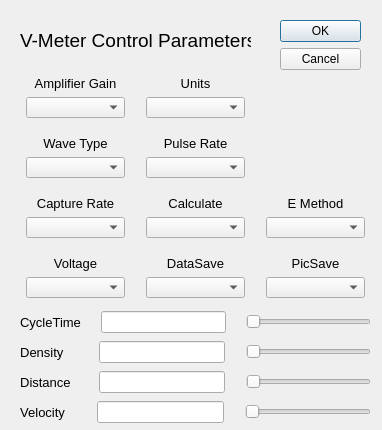
<?xml version="1.0" encoding="UTF-8"?>
<ui version="4.0">
 <class>Control_Dialog</class>
 <widget class="QDialog" name="Control_Dialog">
  <property name="geometry">
   <rect>
    <x>0</x>
    <y>0</y>
    <width>382</width>
    <height>430</height>
   </rect>
  </property>
  <property name="windowTitle">
   <string>Dialog</string>
  </property>
  <widget class="QDialogButtonBox" name="buttonBox">
   <property name="geometry">
    <rect>
     <x>280</x>
     <y>20</y>
     <width>81</width>
     <height>241</height>
    </rect>
   </property>
   <property name="orientation">
    <enum>Qt::Vertical</enum>
   </property>
   <property name="standardButtons">
    <set>QDialogButtonBox::Cancel|QDialogButtonBox::Ok</set>
   </property>
  </widget>
  <widget class="QWidget" name="layoutWidget">
   <property name="geometry">
    <rect>
     <x>20</x>
     <y>130</y>
     <width>111</width>
     <height>54</height>
    </rect>
   </property>
   <layout class="QFormLayout" name="formLayoutWave">
    <property name="labelAlignment">
     <set>Qt::AlignCenter</set>
    </property>
    <property name="formAlignment">
     <set>Qt::AlignJustify|Qt::AlignVCenter</set>
    </property>
    <property name="leftMargin">
     <number>6</number>
    </property>
    <property name="topMargin">
     <number>6</number>
    </property>
    <property name="rightMargin">
     <number>6</number>
    </property>
    <property name="bottomMargin">
     <number>6</number>
    </property>
    <item row="1" column="0" colspan="2">
     <widget class="QComboBox" name="comboBoxWaveType"/>
    </item>
    <item row="0" column="0" colspan="2">
     <widget class="QLabel" name="lblWaveType">
      <property name="font">
       <font>
        <pointsize>10</pointsize>
       </font>
      </property>
      <property name="text">
       <string>Wave Type</string>
      </property>
      <property name="alignment">
       <set>Qt::AlignCenter</set>
      </property>
     </widget>
    </item>
   </layout>
  </widget>
  <widget class="QWidget" name="layoutWidget_2">
   <property name="geometry">
    <rect>
     <x>20</x>
     <y>190</y>
     <width>111</width>
     <height>54</height>
    </rect>
   </property>
   <layout class="QFormLayout" name="formLayoutCaptureRate">
    <property name="labelAlignment">
     <set>Qt::AlignCenter</set>
    </property>
    <property name="formAlignment">
     <set>Qt::AlignJustify|Qt::AlignVCenter</set>
    </property>
    <property name="leftMargin">
     <number>6</number>
    </property>
    <property name="topMargin">
     <number>6</number>
    </property>
    <property name="rightMargin">
     <number>6</number>
    </property>
    <property name="bottomMargin">
     <number>6</number>
    </property>
    <item row="1" column="0" colspan="2">
     <widget class="QComboBox" name="comboBoxCaptureRate"/>
    </item>
    <item row="0" column="0" colspan="2">
     <widget class="QLabel" name="lblCaptRate">
      <property name="font">
       <font>
        <pointsize>10</pointsize>
       </font>
      </property>
      <property name="text">
       <string>Capture Rate</string>
      </property>
      <property name="alignment">
       <set>Qt::AlignCenter</set>
      </property>
     </widget>
    </item>
   </layout>
  </widget>
  <widget class="QWidget" name="layoutWidget_3">
   <property name="geometry">
    <rect>
     <x>140</x>
     <y>70</y>
     <width>111</width>
     <height>54</height>
    </rect>
   </property>
   <layout class="QFormLayout" name="formLayoutUnits">
    <property name="labelAlignment">
     <set>Qt::AlignCenter</set>
    </property>
    <property name="formAlignment">
     <set>Qt::AlignJustify|Qt::AlignVCenter</set>
    </property>
    <property name="leftMargin">
     <number>6</number>
    </property>
    <property name="topMargin">
     <number>6</number>
    </property>
    <property name="rightMargin">
     <number>6</number>
    </property>
    <property name="bottomMargin">
     <number>6</number>
    </property>
    <item row="1" column="0" colspan="2">
     <widget class="QComboBox" name="comboBoxUnits"/>
    </item>
    <item row="0" column="0" colspan="2">
     <widget class="QLabel" name="lblUnits">
      <property name="font">
       <font>
        <pointsize>10</pointsize>
       </font>
      </property>
      <property name="text">
       <string>Units</string>
      </property>
      <property name="alignment">
       <set>Qt::AlignCenter</set>
      </property>
     </widget>
    </item>
   </layout>
  </widget>
  <widget class="QWidget" name="layoutWidget_4">
   <property name="geometry">
    <rect>
     <x>140</x>
     <y>130</y>
     <width>111</width>
     <height>54</height>
    </rect>
   </property>
   <layout class="QFormLayout" name="formLayoutPulseRate">
    <property name="labelAlignment">
     <set>Qt::AlignCenter</set>
    </property>
    <property name="formAlignment">
     <set>Qt::AlignJustify|Qt::AlignVCenter</set>
    </property>
    <property name="leftMargin">
     <number>6</number>
    </property>
    <property name="topMargin">
     <number>6</number>
    </property>
    <property name="rightMargin">
     <number>6</number>
    </property>
    <property name="bottomMargin">
     <number>6</number>
    </property>
    <item row="1" column="0" colspan="2">
     <widget class="QComboBox" name="comboBoxPulseRate"/>
    </item>
    <item row="0" column="0" colspan="2">
     <widget class="QLabel" name="lblPulseRate">
      <property name="font">
       <font>
        <pointsize>10</pointsize>
       </font>
      </property>
      <property name="text">
       <string>Pulse Rate</string>
      </property>
      <property name="alignment">
       <set>Qt::AlignCenter</set>
      </property>
     </widget>
    </item>
   </layout>
  </widget>
  <widget class="QWidget" name="layoutWidget_5">
   <property name="geometry">
    <rect>
     <x>140</x>
     <y>190</y>
     <width>111</width>
     <height>54</height>
    </rect>
   </property>
   <layout class="QFormLayout" name="formLayoutCalc">
    <property name="labelAlignment">
     <set>Qt::AlignCenter</set>
    </property>
    <property name="formAlignment">
     <set>Qt::AlignJustify|Qt::AlignVCenter</set>
    </property>
    <property name="leftMargin">
     <number>6</number>
    </property>
    <property name="topMargin">
     <number>6</number>
    </property>
    <property name="rightMargin">
     <number>6</number>
    </property>
    <property name="bottomMargin">
     <number>6</number>
    </property>
    <item row="1" column="0" colspan="2">
     <widget class="QComboBox" name="comboBoxCalcVar"/>
    </item>
    <item row="0" column="0" colspan="2">
     <widget class="QLabel" name="lblCalcVar">
      <property name="font">
       <font>
        <pointsize>10</pointsize>
       </font>
      </property>
      <property name="text">
       <string>Calculate</string>
      </property>
      <property name="alignment">
       <set>Qt::AlignCenter</set>
      </property>
     </widget>
    </item>
   </layout>
  </widget>
  <widget class="QWidget" name="layoutWidget_6">
   <property name="geometry">
    <rect>
     <x>260</x>
     <y>190</y>
     <width>111</width>
     <height>54</height>
    </rect>
   </property>
   <layout class="QFormLayout" name="formLayoutEMethod">
    <property name="labelAlignment">
     <set>Qt::AlignCenter</set>
    </property>
    <property name="formAlignment">
     <set>Qt::AlignJustify|Qt::AlignVCenter</set>
    </property>
    <property name="leftMargin">
     <number>6</number>
    </property>
    <property name="topMargin">
     <number>6</number>
    </property>
    <property name="rightMargin">
     <number>6</number>
    </property>
    <property name="bottomMargin">
     <number>6</number>
    </property>
    <item row="1" column="0" colspan="2">
     <widget class="QComboBox" name="comboBoxEMethod"/>
    </item>
    <item row="0" column="0" colspan="2">
     <widget class="QLabel" name="lblEMethod">
      <property name="font">
       <font>
        <pointsize>10</pointsize>
       </font>
      </property>
      <property name="text">
       <string>E Method</string>
      </property>
      <property name="alignment">
       <set>Qt::AlignCenter</set>
      </property>
     </widget>
    </item>
   </layout>
  </widget>
  <widget class="QLabel" name="cdTitle">
   <property name="geometry">
    <rect>
     <x>20</x>
     <y>20</y>
     <width>231</width>
     <height>41</height>
    </rect>
   </property>
   <property name="font">
    <font>
     <pointsize>14</pointsize>
    </font>
   </property>
   <property name="text">
    <string>V-Meter Control Parameters</string>
   </property>
  </widget>
  <widget class="QWidget" name="layoutWidget">
   <property name="geometry">
    <rect>
     <x>20</x>
     <y>70</y>
     <width>111</width>
     <height>54</height>
    </rect>
   </property>
   <layout class="QFormLayout" name="formLayoutGain">
    <property name="labelAlignment">
     <set>Qt::AlignCenter</set>
    </property>
    <property name="formAlignment">
     <set>Qt::AlignJustify|Qt::AlignVCenter</set>
    </property>
    <property name="leftMargin">
     <number>6</number>
    </property>
    <property name="topMargin">
     <number>6</number>
    </property>
    <property name="rightMargin">
     <number>6</number>
    </property>
    <property name="bottomMargin">
     <number>6</number>
    </property>
    <item row="1" column="0" colspan="2">
     <widget class="QComboBox" name="comboBoxAmpGain"/>
    </item>
    <item row="0" column="0" colspan="2">
     <widget class="QLabel" name="lblAmpGain">
      <property name="font">
       <font>
        <pointsize>10</pointsize>
       </font>
      </property>
      <property name="text">
       <string>Amplifier Gain</string>
      </property>
      <property name="alignment">
       <set>Qt::AlignCenter</set>
      </property>
     </widget>
    </item>
   </layout>
  </widget>
  <widget class="QWidget" name="layoutWidget_7">
   <property name="geometry">
    <rect>
     <x>20</x>
     <y>250</y>
     <width>111</width>
     <height>54</height>
    </rect>
   </property>
   <layout class="QFormLayout" name="formVoltage">
    <property name="labelAlignment">
     <set>Qt::AlignCenter</set>
    </property>
    <property name="formAlignment">
     <set>Qt::AlignJustify|Qt::AlignVCenter</set>
    </property>
    <property name="leftMargin">
     <number>6</number>
    </property>
    <property name="topMargin">
     <number>6</number>
    </property>
    <property name="rightMargin">
     <number>6</number>
    </property>
    <property name="bottomMargin">
     <number>6</number>
    </property>
    <item row="1" column="0" colspan="2">
     <widget class="QComboBox" name="comboBoxVoltage"/>
    </item>
    <item row="0" column="0" colspan="2">
     <widget class="QLabel" name="lblVoltage">
      <property name="font">
       <font>
        <pointsize>10</pointsize>
       </font>
      </property>
      <property name="text">
       <string>Voltage</string>
      </property>
      <property name="alignment">
       <set>Qt::AlignCenter</set>
      </property>
     </widget>
    </item>
   </layout>
  </widget>
  <widget class="QWidget" name="layoutWidget_8">
   <property name="geometry">
    <rect>
     <x>140</x>
     <y>250</y>
     <width>111</width>
     <height>54</height>
    </rect>
   </property>
   <layout class="QFormLayout" name="formLayoutDataSave">
    <property name="labelAlignment">
     <set>Qt::AlignCenter</set>
    </property>
    <property name="formAlignment">
     <set>Qt::AlignJustify|Qt::AlignVCenter</set>
    </property>
    <property name="leftMargin">
     <number>6</number>
    </property>
    <property name="topMargin">
     <number>6</number>
    </property>
    <property name="rightMargin">
     <number>6</number>
    </property>
    <property name="bottomMargin">
     <number>6</number>
    </property>
    <item row="1" column="0" colspan="2">
     <widget class="QComboBox" name="comboBoxDataSave"/>
    </item>
    <item row="0" column="0" colspan="2">
     <widget class="QLabel" name="lblDataSave">
      <property name="font">
       <font>
        <pointsize>10</pointsize>
       </font>
      </property>
      <property name="text">
       <string>DataSave</string>
      </property>
      <property name="alignment">
       <set>Qt::AlignCenter</set>
      </property>
     </widget>
    </item>
   </layout>
  </widget>
  <widget class="QWidget" name="layoutWidget_9">
   <property name="geometry">
    <rect>
     <x>260</x>
     <y>250</y>
     <width>111</width>
     <height>54</height>
    </rect>
   </property>
   <layout class="QFormLayout" name="formLayoutPicSave">
    <property name="labelAlignment">
     <set>Qt::AlignCenter</set>
    </property>
    <property name="formAlignment">
     <set>Qt::AlignJustify|Qt::AlignVCenter</set>
    </property>
    <property name="leftMargin">
     <number>6</number>
    </property>
    <property name="topMargin">
     <number>6</number>
    </property>
    <property name="rightMargin">
     <number>6</number>
    </property>
    <property name="bottomMargin">
     <number>6</number>
    </property>
    <item row="1" column="0" colspan="2">
     <widget class="QComboBox" name="comboBoxPicSave"/>
    </item>
    <item row="0" column="0" colspan="2">
     <widget class="QLabel" name="lblPicSave">
      <property name="font">
       <font>
        <pointsize>10</pointsize>
       </font>
      </property>
      <property name="text">
       <string>PicSave</string>
      </property>
      <property name="alignment">
       <set>Qt::AlignCenter</set>
      </property>
     </widget>
    </item>
   </layout>
  </widget>
  <widget class="QWidget" name="layoutWidget_10">
   <property name="geometry">
    <rect>
     <x>20</x>
     <y>340</y>
     <width>351</width>
     <height>24</height>
    </rect>
   </property>
   <layout class="QHBoxLayout" name="forLayoutDensity">
    <property name="spacing">
     <number>21</number>
    </property>
    <item>
     <widget class="QLabel" name="lblDensity">
      <property name="font">
       <font>
        <pointsize>10</pointsize>
       </font>
      </property>
      <property name="text">
       <string>Density    </string>
      </property>
      <property name="alignment">
       <set>Qt::AlignCenter</set>
      </property>
     </widget>
    </item>
    <item>
     <widget class="QLineEdit" name="lineEditCycleTime_2"/>
    </item>
    <item>
     <widget class="QSlider" name="horizontalSliderDensity">
      <property name="orientation">
       <enum>Qt::Horizontal</enum>
      </property>
     </widget>
    </item>
   </layout>
  </widget>
  <widget class="QWidget" name="layoutWidget_11">
   <property name="geometry">
    <rect>
     <x>20</x>
     <y>370</y>
     <width>351</width>
     <height>24</height>
    </rect>
   </property>
   <layout class="QHBoxLayout" name="forLayoutDistance">
    <property name="spacing">
     <number>21</number>
    </property>
    <item>
     <widget class="QLabel" name="lblDistance">
      <property name="font">
       <font>
        <pointsize>10</pointsize>
       </font>
      </property>
      <property name="text">
       <string>Distance  </string>
      </property>
      <property name="alignment">
       <set>Qt::AlignCenter</set>
      </property>
     </widget>
    </item>
    <item>
     <widget class="QLineEdit" name="lineEditCycleTime_3"/>
    </item>
    <item>
     <widget class="QSlider" name="horizontalSliderDistance">
      <property name="orientation">
       <enum>Qt::Horizontal</enum>
      </property>
     </widget>
    </item>
   </layout>
  </widget>
  <widget class="QWidget" name="layoutWidget_12">
   <property name="geometry">
    <rect>
     <x>20</x>
     <y>400</y>
     <width>351</width>
     <height>24</height>
    </rect>
   </property>
   <layout class="QHBoxLayout" name="forLayoutVelocity">
    <property name="spacing">
     <number>21</number>
    </property>
    <item>
     <widget class="QLabel" name="lblVelocity">
      <property name="font">
       <font>
        <pointsize>10</pointsize>
       </font>
      </property>
      <property name="text">
       <string>Velocity   </string>
      </property>
      <property name="alignment">
       <set>Qt::AlignCenter</set>
      </property>
     </widget>
    </item>
    <item>
     <widget class="QLineEdit" name="lineEditVelocity"/>
    </item>
    <item>
     <widget class="QSlider" name="horizontalSliderVelocity">
      <property name="orientation">
       <enum>Qt::Horizontal</enum>
      </property>
     </widget>
    </item>
   </layout>
  </widget>
  <widget class="QWidget" name="">
   <property name="geometry">
    <rect>
     <x>20</x>
     <y>310</y>
     <width>351</width>
     <height>24</height>
    </rect>
   </property>
   <layout class="QHBoxLayout" name="forLayoutCycleTime">
    <property name="spacing">
     <number>20</number>
    </property>
    <item>
     <widget class="QLabel" name="lblCycleTime">
      <property name="font">
       <font>
        <pointsize>10</pointsize>
       </font>
      </property>
      <property name="text">
       <string>CycleTime</string>
      </property>
      <property name="alignment">
       <set>Qt::AlignCenter</set>
      </property>
     </widget>
    </item>
    <item>
     <widget class="QLineEdit" name="lineEditCycleTime"/>
    </item>
    <item>
     <widget class="QSlider" name="horizontalSliderCycleTime">
      <property name="orientation">
       <enum>Qt::Horizontal</enum>
      </property>
     </widget>
    </item>
   </layout>
  </widget>
  <zorder>layoutWidget</zorder>
  <zorder>buttonBox</zorder>
  <zorder>layoutWidget</zorder>
  <zorder>layoutWidget_2</zorder>
  <zorder>layoutWidget_3</zorder>
  <zorder>layoutWidget_4</zorder>
  <zorder>layoutWidget_5</zorder>
  <zorder>layoutWidget_6</zorder>
  <zorder>cdTitle</zorder>
  <zorder>layoutWidget_7</zorder>
  <zorder>layoutWidget_8</zorder>
  <zorder>layoutWidget_9</zorder>
  <zorder>lblCycleTime</zorder>
  <zorder>lineEditCycleTime</zorder>
  <zorder>horizontalSliderCycleTime</zorder>
  <zorder>layoutWidget_10</zorder>
  <zorder>layoutWidget_11</zorder>
  <zorder>layoutWidget_12</zorder>
  <zorder>lblDistance</zorder>
 </widget>
 <resources/>
 <connections>
  <connection>
   <sender>buttonBox</sender>
   <signal>accepted()</signal>
   <receiver>Control_Dialog</receiver>
   <slot>accept()</slot>
   <hints>
    <hint type="sourcelabel">
     <x>248</x>
     <y>254</y>
    </hint>
    <hint type="destinationlabel">
     <x>157</x>
     <y>274</y>
    </hint>
   </hints>
  </connection>
  <connection>
   <sender>buttonBox</sender>
   <signal>rejected()</signal>
   <receiver>Control_Dialog</receiver>
   <slot>reject()</slot>
   <hints>
    <hint type="sourcelabel">
     <x>316</x>
     <y>260</y>
    </hint>
    <hint type="destinationlabel">
     <x>286</x>
     <y>274</y>
    </hint>
   </hints>
  </connection>
 </connections>
</ui>
